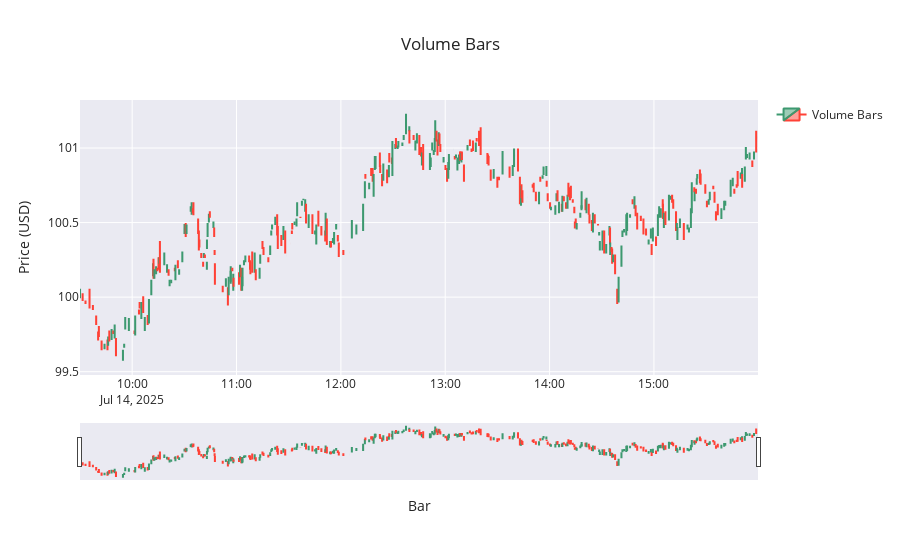

Notebook code cell kept with this figure:
### Markdown cell above
### Time Chart

### Code cell
fig = go.Figure(data=[go.Candlestick(
    x=volume_bars['start_time'],
    open=volume_bars['open'],
    high=volume_bars['high'],
    low=volume_bars['low'],
    close=volume_bars['close'],
    name='Volume Bars'
)])

fig.update_layout(
    title=f'Volume Bars',
    yaxis_title='Price (USD)',
    xaxis_title='Bar',
    xaxis_rangeslider_visible=True, 
    template='seaborn', # other options: plotly, plotly_white, plotly_dark, simple_white
    showlegend=True,
)

### Figure 1 — Plotly figure (JSON) as saved in the notebook; plotly's stock layout.template omitted (floating-point values rounded to 4 significant figures; data arrays with more than 128 entries replaced by an {"elided": "..."} marker saying what was removed)
{"data": [{"close": {"elided": "369 float values"}, "high": {"elided": "369 float values"}, "low": {"elided": "369 float values"}, "name": "Volume Bars", "open": {"elided": "369 float values"}, "type": "candlestick", "x": {"elided": "369 str values"}}], "layout": {"showlegend": true, "title": {"text": "Volume Bars"}, "xaxis": {"rangeslider": {"visible": true}, "title": {"text": "Bar"}}, "yaxis": {"title": {"text": "Price (USD)"}}}}
